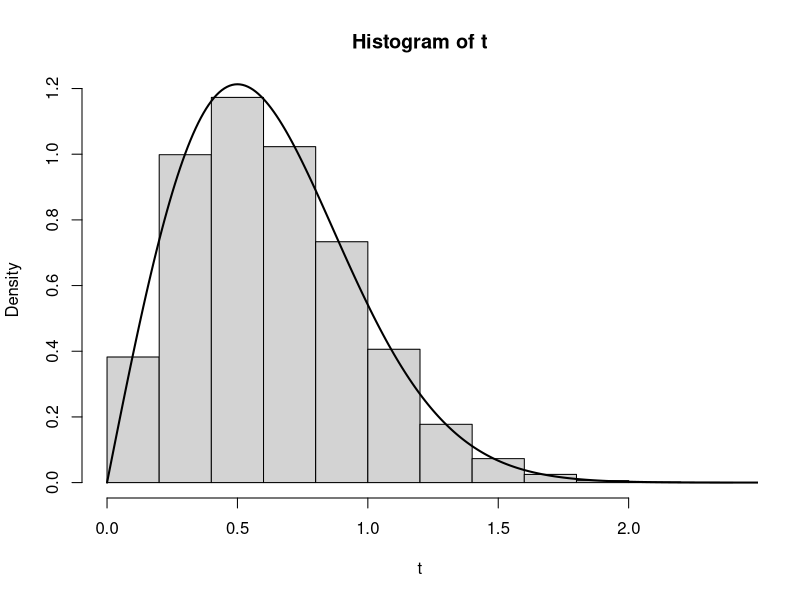
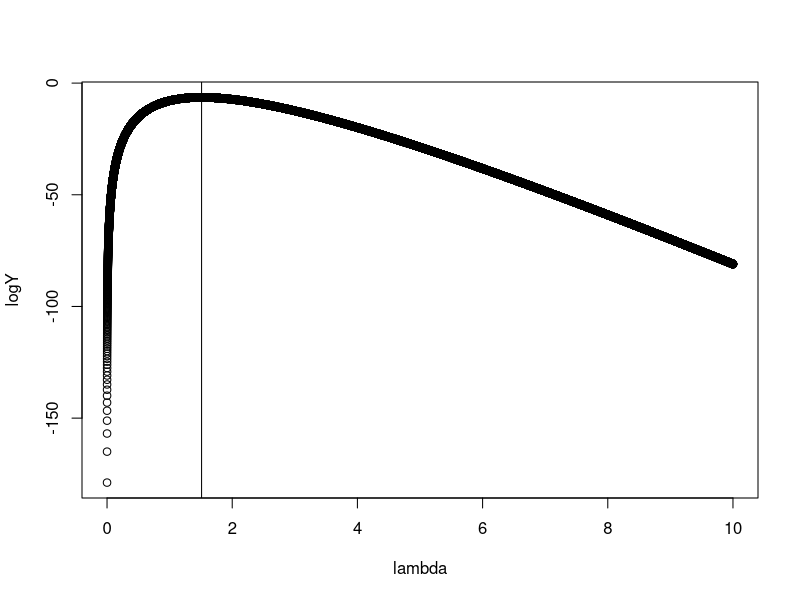

Write R code to recreate these figures, in order.
## ---- chunk 1
## Start by generating a sample from a random uniform distribtion
n = 10000     ## Number of data points to generate
minimum = 0     ## Minimum value
maximum = 1  ## Maximum value

x <- runif(n, min = minimum, max = maximum )

## This sequence is for the x-axis in our plots
t = sqrt(-1/2 *log(1-x))

hist(t, freq = FALSE)

y<- seq(0,10000,.01)

# PDF function obtaind from Q.3 with value λ=2
pd = 4*y*exp(-2*y*y)
lines(y, pd, lwd = 2)

# Mean of 10,000 realizations
meanOfY <- mean(t)
print(meanOfY)
# Variance of 10,000 realizations
varOfY <- var(t)
print(varOfY)
# Expectation obtained from Q 3.(c) with λ = 2
expectation_Y = 1/2 * sqrt(pi/2)
print(expectation_Y)
# Variance obtained from Q 3.(c) with λ = 2
variance_Y = 1/2 -(pi/8)
print(variance_Y)

## ---- chunk 2
qFunction <- function(n, lambda){
  p = runif(n)
  uniformRes = sqrt(-1/lambda *log(1-p))
  return(uniformRes)
}

log_likelihood <- function(y, lambda){
  n = length(y)
  likelihood = n* log(2) + n*log(lambda) + sum(log(y)) - lambda*sum(y^2)
  return(likelihood)
}

lambda = seq(0, 10, 0.0001)
y = qFunction(20, 2)
#y = seq(0,20,1)
logY <- log_likelihood(y,lambda)
plot(lambda, logY)
expected_lambda = length(y)/sum(y^2)
abline(v = expected_lambda)
